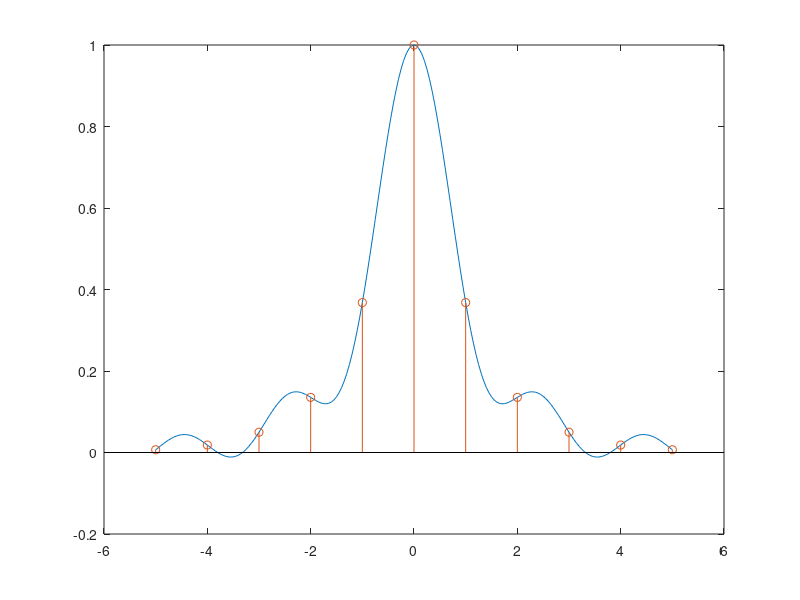

MATLAB code for this plot:
% Ex3_22
% 한밭대학교 20191780 육정훈

Ts = 0.001;
n = -5:1:5;
nTs = n * Ts;
Fs = 1/Ts;
x = exp(-1000 * abs(nTs));
Dt = 0.00005;
t = -0.005:Dt:0.005;
xa = x * sinc(Fs * (ones(length(n), 1)*t - nTs'*ones(1, length(t))));

plot(t * 1000, xa); hold on;

stem(n, x); hold off;

error = max(abs(xa - exp(-1000 * abs(t))));
